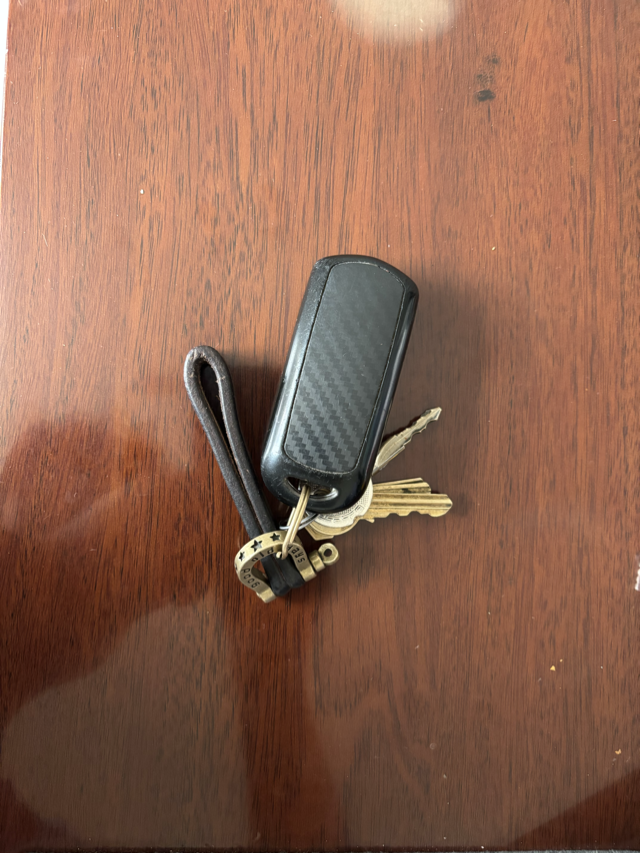
#> input picture week01-opencv/day02/images/IMG_9859.png, 640 x 853 px
$ python test05_histogram_equalization.py
#> lines starting #> are read from the running program, lines starting #| are printed output that depends on the picture
'''
Descripttion:
Author: Jie.Zh
Date: 2026-06-18 16:25:59
LastEditTime: 2026-06-18 17:07:25
'''
import cv2
from pathlib import Path
import matplotlib.pyplot as plt

# 当前路径
BASE_DIR = Path(__file__).resolve().parent
# 输入文件路径
IMAGE_FILE_PATH = BASE_DIR/"images"/"IMG_9859.png"

image_name = IMAGE_FILE_PATH.stem
# 输出文件路径
OUTPUTS_FILE_PATH = BASE_DIR/"outputs"/"histogram"
OUTPUTS_FILE_PATH.mkdir(parents=True,exist_ok=True)
# 每种结果定义不同文件名
gray_path = OUTPUTS_FILE_PATH / f"{image_name}_gray.png"
equalized_path = OUTPUTS_FILE_PATH / f"{image_name}_equalized.png"
clahe_path = OUTPUTS_FILE_PATH / f"{image_name}_clahe.png"
histogram_path = OUTPUTS_FILE_PATH / f"{image_name}_histograms.png"
# 读取图片
image = cv2.imread(str(IMAGE_FILE_PATH))
#> image is the input picture: shape (853, 640, 3); mean B, G, R 81, 101.6, 143.6
if image is None:
  raise FileNotFoundError("图片读取失败")
# 转灰度图
gray_image = cv2.cvtColor(image,cv2.COLOR_BGR2GRAY)
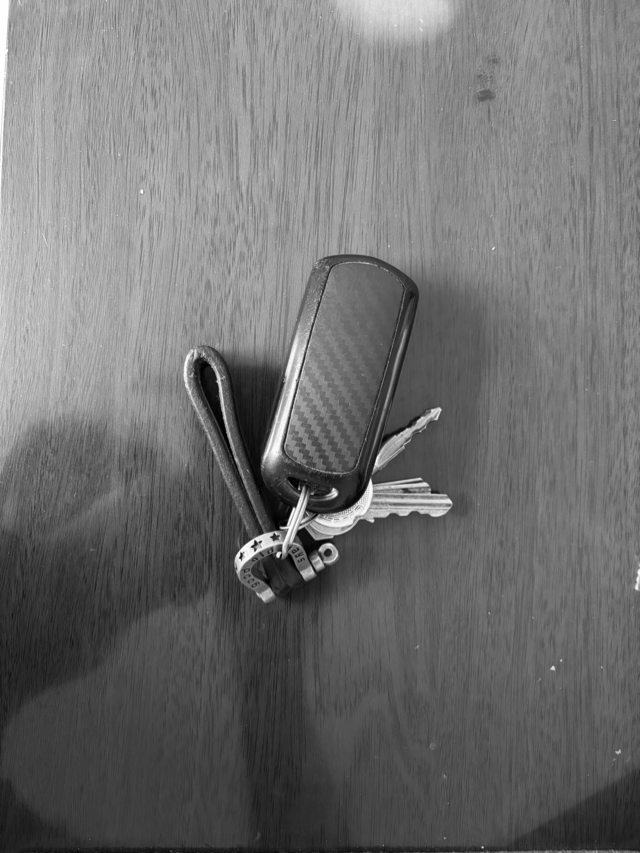
#> gray_image: shape (853, 640); min 0, max 255, mean 111.8

# 进行全局直方图均衡化
equalized_image = cv2.equalizeHist(gray_image)
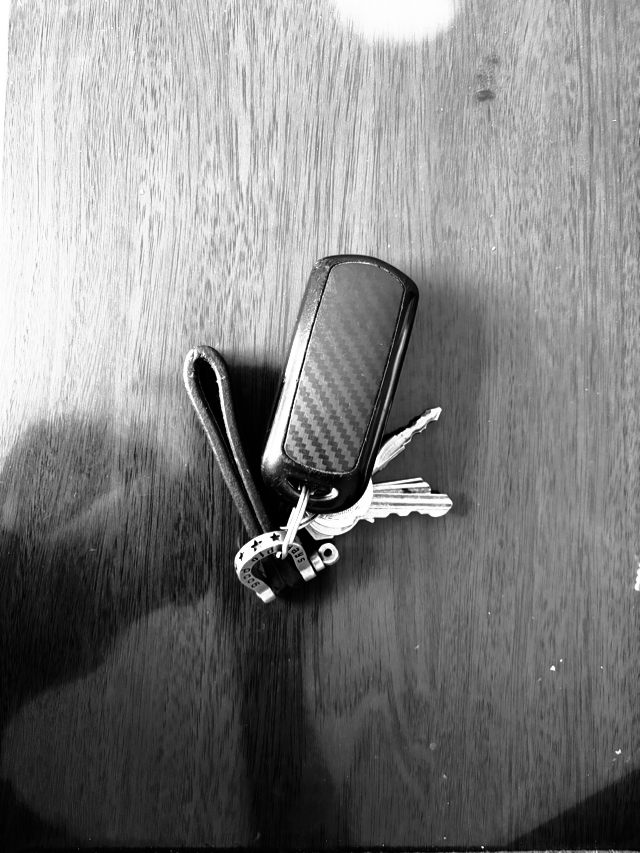
#> equalized_image: shape (853, 640); min 0, max 255, mean 128.3

# 创建CLAHE对象
# cliplimit 限制局部对比度的增强幅度。数值越大越明显，越容易放大噪声
# tileGridSize 将图片划分为 几乘几的区域进行处理
clahe = cv2.createCLAHE(
  clipLimit=2.0,
  tileGridSize=(12,12)
)

# 对灰度图进行CLAHE局部均衡化
clahe_image = clahe.apply(gray_image)
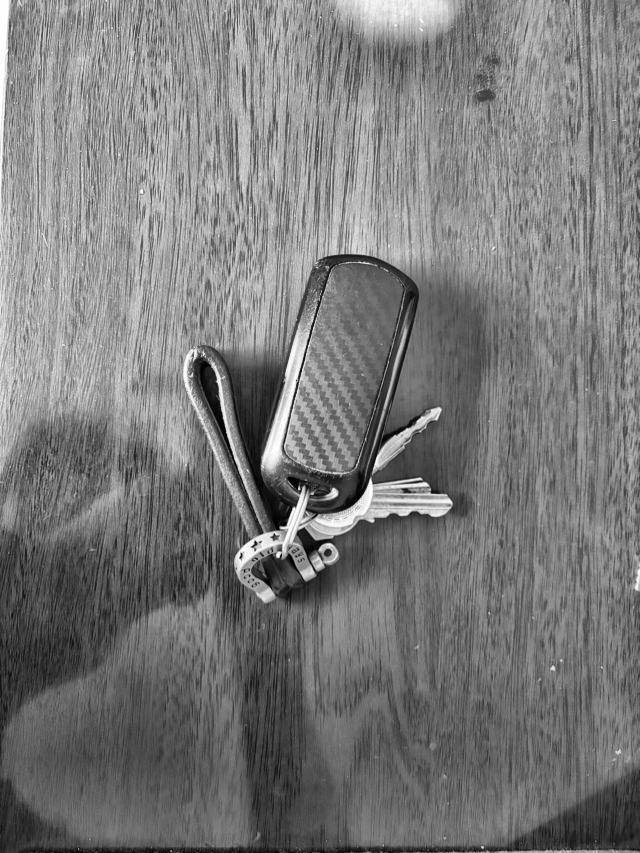
#> clahe_image: shape (853, 640); min 0, max 255, mean 122

# 计算原始灰度图的直方图
histogram_gray = cv2.calcHist(
  [gray_image],
  [0],
  None,
  [256],
  [0,256]
)
#> histogram_gray = 256 values, max 5095 at index 63, min 24 at index 0, mean 2132.5

# 计算全局均衡化后的直方图
histogram_equalized = cv2.calcHist(
  [equalized_image],
  [0],
  None,
  [256],
  [0,256]
)
#> histogram_equalized = 256 values, max 5095 at index 41, min 0 at index 18, mean 2132.5

# 计算CLAHE处理后的直方图
histogram_clahe = cv2.calcHist(
  [clahe_image],
  [0],
  None,
  [256],
  [0,256]
)
#> histogram_clahe = 256 values, max 5674 at index 112, min 2 at index 0, mean 2132.5

# 创建画布
plt.figure(figsize=(12,6))

# 绘制原始灰度图直方图
plt.plot(
  histogram_gray,
  color="black",
  label="histogram gray"
)

# 绘制全局均衡化直方图
plt.plot(
  histogram_equalized,
  color="blue",
  label="histogram equalized"
)

# 绘制clahe处理过的直方图
plt.plot(
  histogram_clahe,
  color="green",
  label="histogram clahe"
)

# 设置画布标题
plt.title("gray histogram comparison")
# 设置横轴名称
plt.xlabel("gray value")
# 设置纵轴名称
plt.ylabel("pixel count")
# 限制横轴显示范围 0~255
plt.xlim([0,255])
# 显示图例
plt.legend()
# 显示网络
plt.grid(True)
# 自动调整图标边距
plt.tight_layout()

# 将直方图保存为图片
plt.savefig(str(histogram_path))
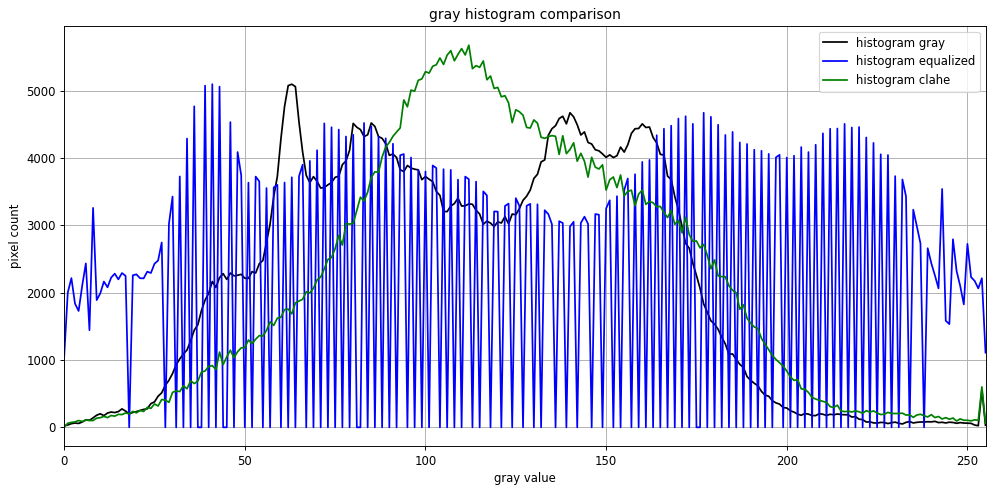
#> figure drawn by matplotlib, 1 panel; curve peaks at x = 63, y = 5095; curve peaks at x = 41, y = 5095; curve peaks at x = 112, y = 5674
# 关闭画布
plt.close()

# 保存3张灰度图处理结果
gray_saved = cv2.imwrite(str(gray_path),gray_image)
equalized_saved = cv2.imwrite(str(equalized_path),equalized_image)
clahe_Saved = cv2.imwrite(str(clahe_path),clahe_image)

if all((gray_saved,equalized_saved,clahe_Saved)):
  print("保存成功！")
else:
  print("保存失败")

print("彩色图shape：", image.shape)
#| 彩色图shape： (853, 640, 3)
print("灰度图shape：", gray_image.shape)
#| 灰度图shape： (853, 640)

print("原图直方图shape：", histogram_gray.shape)
#| 原图直方图shape： (256, 1)
print("全局均衡直方图shape：", histogram_equalized.shape)
#| 全局均衡直方图shape： (256, 1)
print("CLAHE直方图shape：", histogram_clahe.shape)
#| CLAHE直方图shape： (256, 1)

$ run again, with week01-opencv/day02/images/IMG_9852.png copied over week01-opencv/day02/images/IMG_9859.png
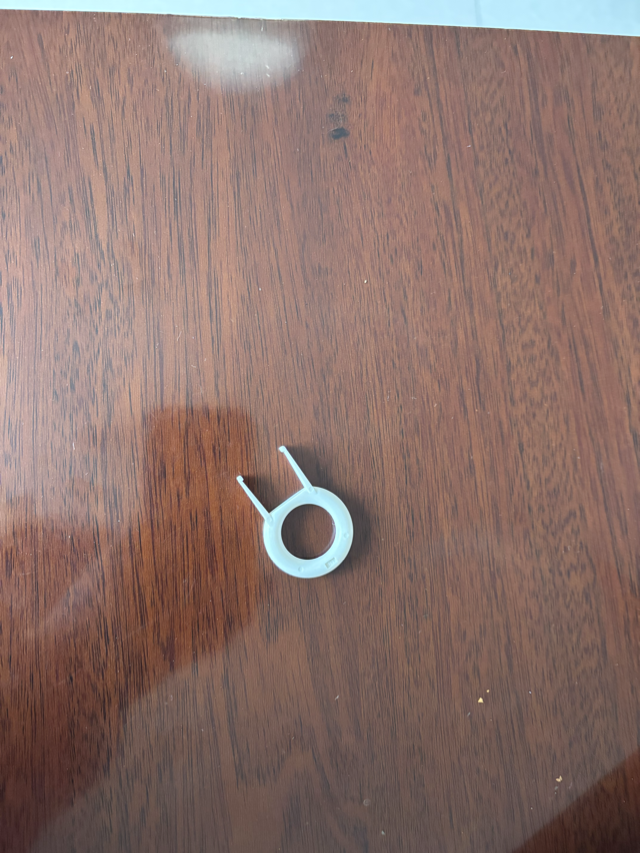
#> input picture week01-opencv/day02/images/IMG_9852.png, 640 x 853 px
#> image is the input picture: shape (853, 640, 3); mean B, G, R 107.1, 113.8, 139.3
#> `clahe_image = clahe.apply(gray_image)`:
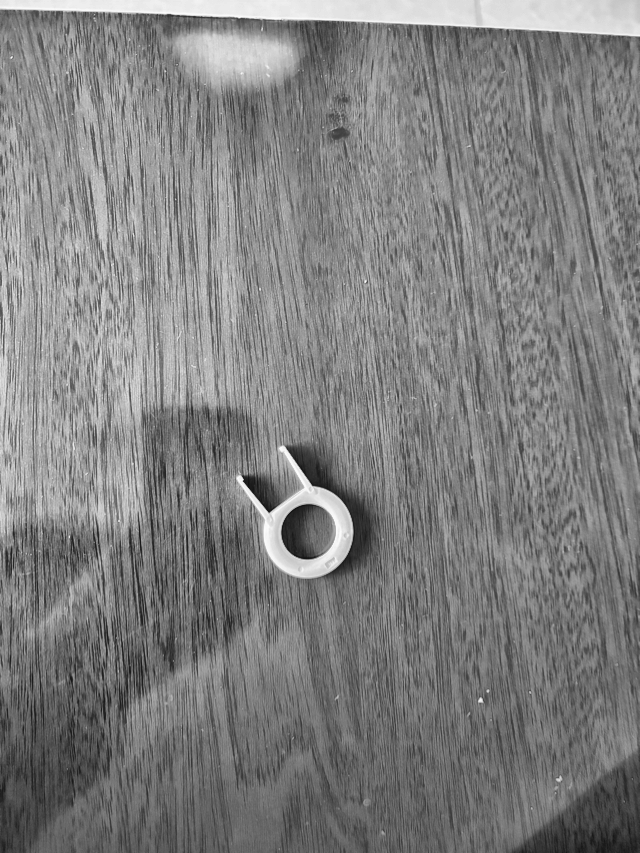
#> clahe_image: shape (853, 640); min 17, max 253, mean 127.3
#> histogram_gray = 256 values, max 8172 at index 121, min 0 at index 0, mean 2132.5
#> histogram_equalized = 256 values, max 8172 at index 138, min 0 at index 19, mean 2132.5
#> histogram_clahe = 256 values, max 6943 at index 125, min 0 at index 0, mean 2132.5
#> `plt.savefig(str(histogram_path))`:
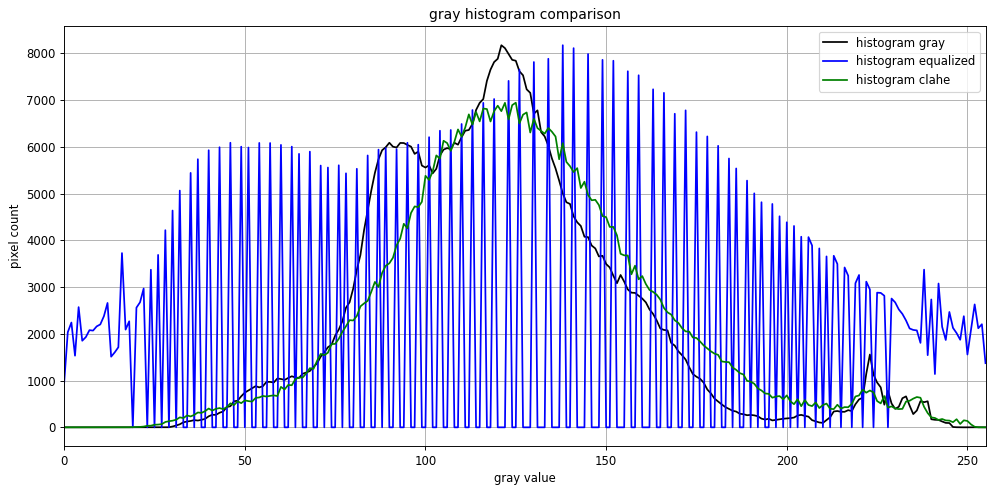
#> figure drawn by matplotlib, 1 panel; curve peaks at x = 121, y = 8172; curve peaks at x = 138, y = 8172; curve peaks at x = 125, y = 6943
#| 彩色图shape： (853, 640, 3)
#| 灰度图shape： (853, 640)
#| 原图直方图shape： (256, 1)
#| 全局均衡直方图shape： (256, 1)
#| CLAHE直方图shape： (256, 1)
